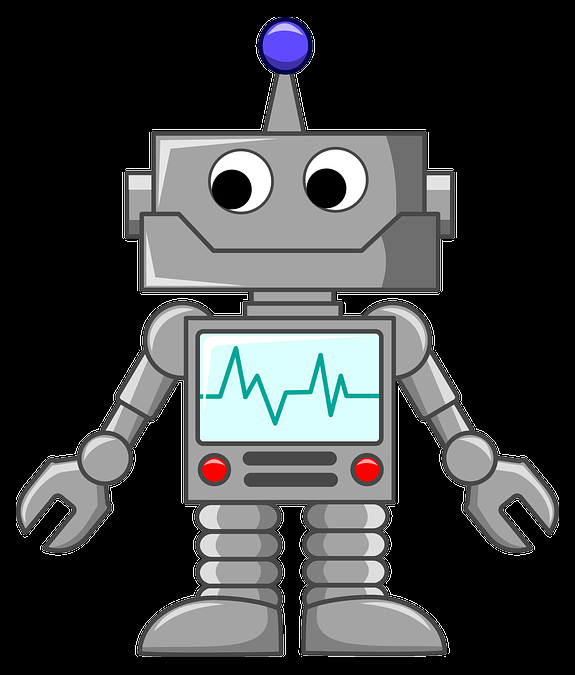
%> input picture Textures/RobotClip.png, 575 x 675 px
$ octave DemoLFSynth.m   (GNU Octave 9; MATLAB toolbox functions it lacks are replaced by stand-ins)
%> lines starting %> are read from the running program, lines starting %| are printed output that depends on the picture
### SceneRobotsChecker.m
% SceneRobotsChecker.m: Build a scene to be rendered by LFSynth.
%
% This is part of LFSynth, a bare-bones light field renderer implemented in MATLAB.
%
% Please see DemoLFSynth.m for further information.

% Copyright (c) 2017 Donald G. Dansereau

function [Shapes, LFInfo] = SceneRobotsChecker(LFInfo)

LFInfo.SceneName = mfilename();

LFInfo.BasePose = [-0.07, 0, 0, -pi/17, 0, 0]; % camera pose: x,y,z, Rodrigues angles

LFInfo.STExtent = 0.075.*[1,1]; % camera 'baseline', i.e. st plane extent
LFInfo.D = 3; % uv plane depth
LFInfo.UVExtent = LFInfo.D/3 .* [LFInfo.Aspect,1]; % camera FOV, i.e. uv plane extent

FloorDist = 0.7; % this scene is shifted down along the y axis by this amount

%---Load up the textures---
[trobo,~,alpha] = imread('Textures/RobotClip.png');
%> trobo is the input picture: size 675x575x3 uint8; mean R, G, B 61.1, 62.7, 63.4
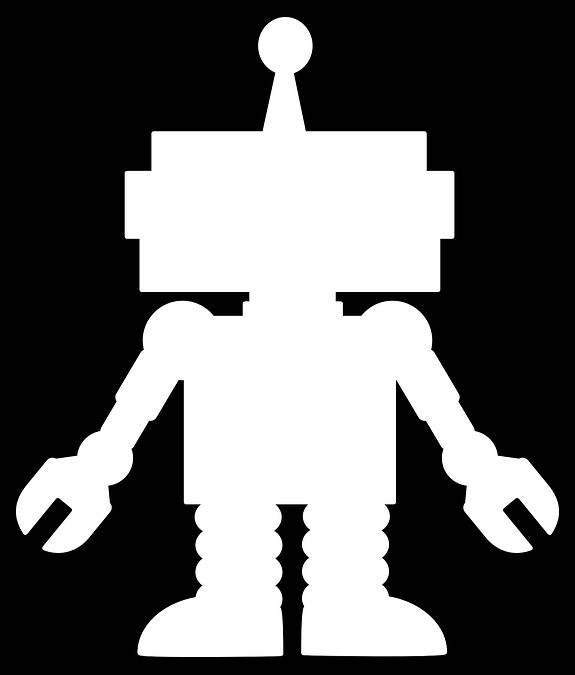
%> alpha: size 675x575 uint8; min 0, max 255, mean 101.5
trobo(:,:,4) = alpha;
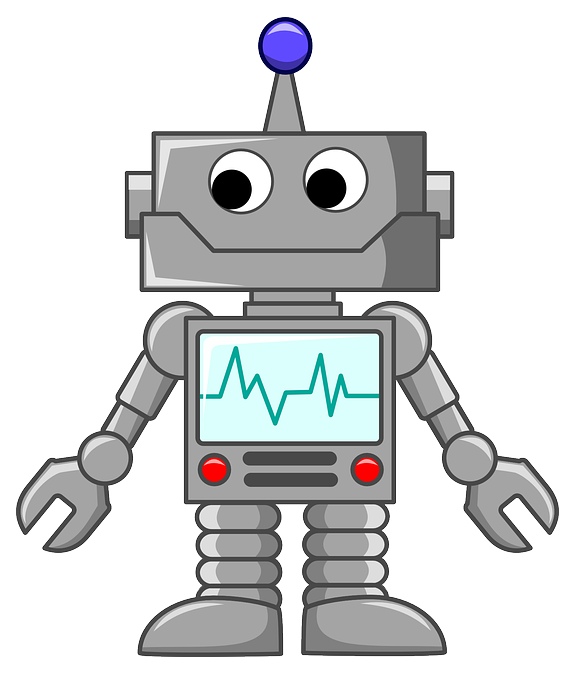
%> trobo: size 675x575x4 uint8; mean R, G, B, A 61.1, 62.7, 63.4, 101.5; transparent parts drawn white
[troboM,~,alpha] = imread('Textures/RobotClipM.png');
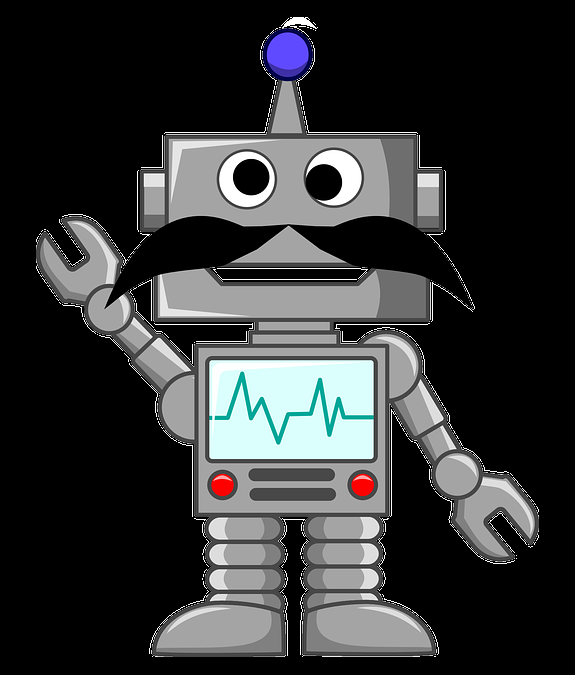
%> input picture Textures/RobotClipM.png, 575 x 675 px
%> troboM is the input picture: size 675x575x3 uint8; mean R, G, B 51.2, 52.5, 53.1
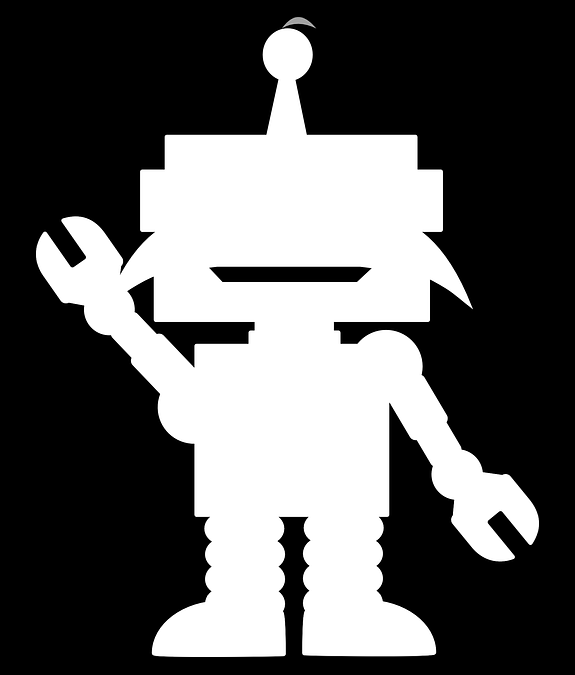
%> alpha: size 675x575 uint8; min 0, max 255, mean 92.6
troboM(:,:,4) = alpha;
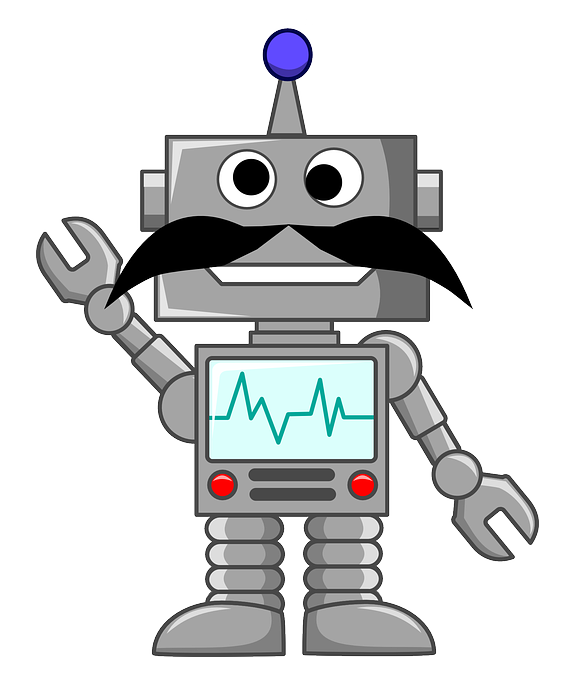
%> troboM: size 675x575x4 uint8; mean R, G, B, A 51.2, 52.5, 53.1, 92.6; transparent parts drawn white
%> the run ends on the next line
tfloor = imread('Textures/checkerboard.png');
twall = imread('Textures/checkerboard.png');

%--- filter textures ---
% To reduce aliasing filter your textures -- uncomment the following for a demo
% hrobo = fspecial('gaussian', 33, 2 * 256/(LFInfo.BaseUVRes*LFInfo.OversampUV));
% troboM = imfilter(troboM, hrobo);
% trobo = imfilter(trobo,hrobo);

N = 1; % track objects as we add them

%---floor---
Shapes(N).Texture.Bitmap = tfloor;
Shapes(N).Texture.Scale = 1.5;
Shapes(N).Texture.Tile = true;
Shapes(N).PlanePos = [0, FloorDist, 0.2];
Shapes(N).PlaneN = [0, 1, 0]; % floor normal points up
Shapes(N).PlaneUp = [0, 0, 1]; % 'up' vector defines the texture orientation, must point along plane
N = N + 1;

%---back wall---
Shapes(N).Texture.Bitmap = twall;
Shapes(N).Texture.Scale = 1.5;
Shapes(N).Texture.Tile = true;
Shapes(N).PlanePos = [0, 0, 5];
Shapes(N).PlaneN = [0, 0, 1]; % back wall points towards camera
Shapes(N).PlaneUp = [0, 1, 0];
N = N + 1;

%---Robots---
Shapes(N).Texture.Bitmap = trobo;
Shapes(N).Texture.Scale = 0.44;
Shapes(N).PlanePos = [-0.3, FloorDist - Shapes(N).Texture.Scale/2, 2.25];
Shapes(N).PlaneN = [0, 0, 1]; % robots point towards camera
Shapes(N).PlaneUp = [0, 1, 0];     % and are upright
N = N + 1;

Shapes(N).Texture.Bitmap = trobo(:,end:-1:1,:);
Shapes(N).Texture.Scale = 0.44;
Shapes(N).PlanePos = [0, FloorDist - Shapes(N).Texture.Scale/2, 3];
Shapes(N).PlaneN = [0, 0, 1];
Shapes(N).PlaneUp = [0, 1, 0];
N = N + 1;

Shapes(N).Texture.Bitmap = troboM;
Shapes(N).Texture.Scale = 0.44;
Shapes(N).PlanePos = [0.4, FloorDist - Shapes(N).Texture.Scale/2, 3.7];
Shapes(N).PlaneN = [0, 0, 1];
Shapes(N).PlaneUp = [0, 1, 0];
N = N + 1;

### DemoLFSynth.m
% DemoLFSynth: This is a demonstration of LFSynth, a bare-bones light field renderer implemented in
% MATLAB.
%
% The renderer deals only with flat, textured objects. Shapes are implemented through opacity or
% tiling in the texture bitmaps. Most functionality of a typical rendering tool are missing: it's
% only planes and textures. Limited transparency is allowed via the alpha channel of texture
% bitmaps, but multiple occluding transparent objects at different depths are not generally handled
% correctly.
%
% Despite its limitations, this tool can create useful light fields with correct, depth-dependent
% geometry. The two included examples show how complex scenes can be constructed.
%
% Options: All tuneable options are in the "options" section at the top of this file. Oversampling
% allows antialised output. Scene geometry and camera parameters are defined in the scene building
% files (SceneSnowflakes.m and SceneRobotsChecker.m). The camera's base pose is defined in the scene
% file, but can be modified via the CamPose vector. Depth-dependent light falloff is implemented
% outside the renderer, and demonstrates use of the depth information computed with the light field.
%
% How it works: This demo first calls a scene-building script, SceneSnowflakes.m or
% SceneRobotsChecker.m, to populate a scene structure and describe the LF camera. Next it calls
% LFSynth to do the actual rendering, generating a light field.  Finally, it optionally saves the
% LF and thumbnail. The camera's intrinsic matrix is also computed.
%
% Requires the Light Field Toolbox for MATLAB v0.4

% Copyright (c) 2017 Donald G. Dansereau

clearvars

%---Options-------------------------------------------------------------------------------------

% Change SceneBuildFunc to different scene-building functions
SceneBuildFunc = @(LFInfo) SceneRobotsChecker(LFInfo);
% e.g. try
% SceneBuildFunc = @(LFInfo) SceneSnowflakes(LFInfo);

% Camera's pose relative to base pose as defined in the scene file
% The pose is given as an x,y,z translation, then Rodrigues angles
CamPose = [0,0,0,0,0,0];

DoSave = true;                 % optionally save
OutputPath = '~/tmp/LFRender'; % where to save files

% Output size and rendering quality
DoPreviewMode = true;  % use lower-quality settings as defined below

LFInfo.Aspect = 4/3;    % output aspect ratio
LFInfo.BaseUVRes = 256; % LF resolution in u,v (subview pixels)
LFInfo.STRes = 13;      % LF resolution in s,t (camera poses)
LFInfo.OversampUV = 2;  % Oversample rate in u,v, used to anti-alias

% Preview mode: set DoPreviewMode = true above for a faster preview using the following settings:
if( DoPreviewMode )
	LFInfo.STRes = 3;
	LFInfo.BaseUVRes = 256;
	LFInfo.OversampUV = 1;
end

DoDepthFalloff = false;  % if true, things get darker with distance from camera
DepthFalloffPower = 0.2; % rate at which light dims with distance, try 2 for SceneRobotsChecker

RandSeed = 42;      % random number generator seed, for repeatable randomly generated scene content

%---End options-------------------------------------------------------------------------------------

%---Derived---
rng(RandSeed); % set the random number generator seed
RenderOptions.FindRayLen = DoDepthFalloff; % don't need ray lengths if not doing falloff

%---Build the scene, populating the shapes structure---
[Shapes, LFInfo] = SceneBuildFunc(LFInfo);
